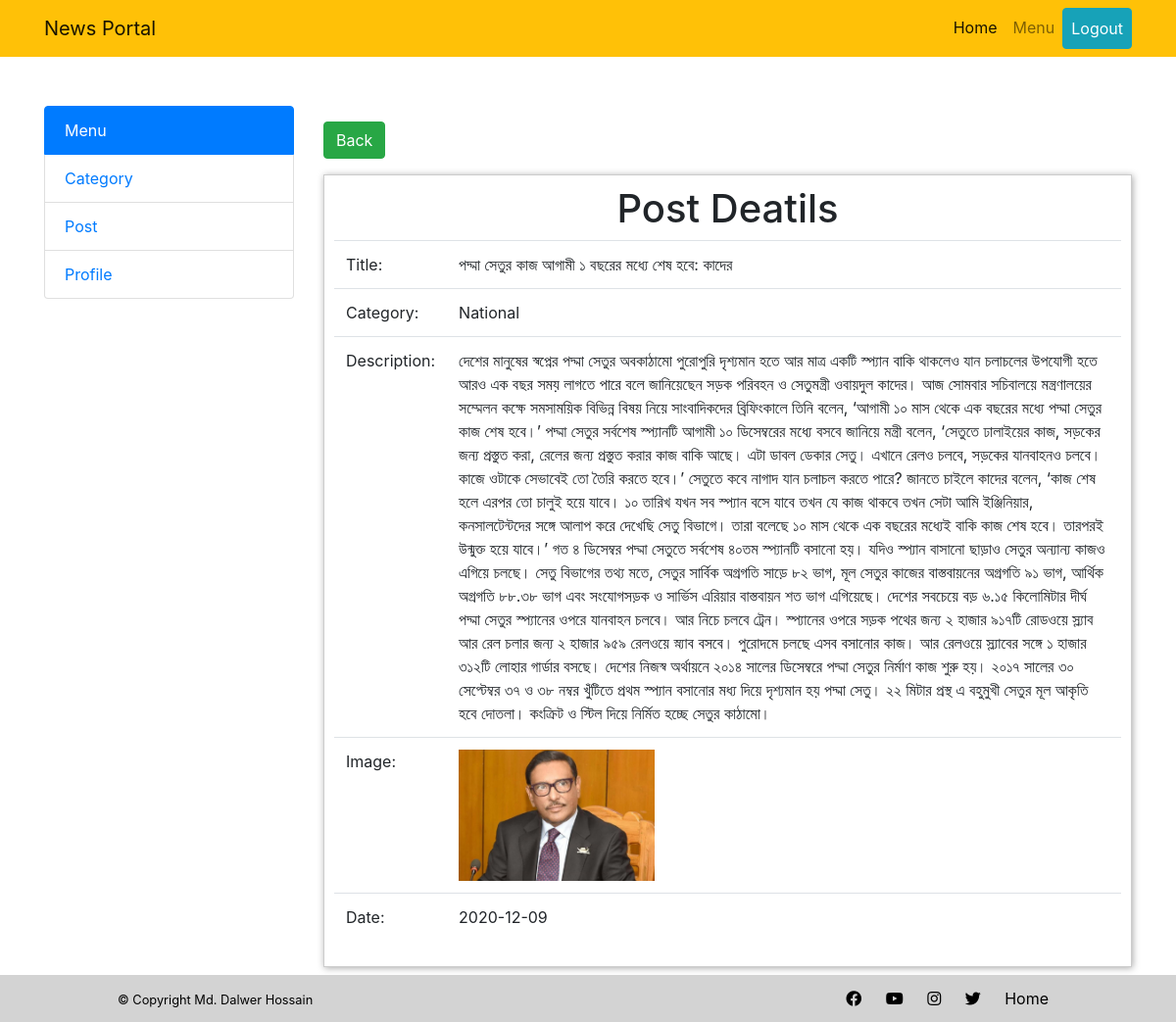
Screenshot of /admin/posts/view.php?id=4 (signed in) with the database file from the repository.
### tables this page shows
CREATE TABLE `posts` (
  `id` int(11) NOT NULL,
  `category_id` int(11) NOT NULL,
  `title` varchar(500) NOT NULL,
  `description` text NOT NULL,
  `image` varchar(250) NOT NULL,
  `date` date NOT NULL
);

CREATE TABLE `categories` (
  `id` int(11) NOT NULL,
  `title` varchar(250) NOT NULL
);

### admin/posts/view.php (the view, shortened to what this page needs)
<?php include('../include/connect.php');
$id=$_GET['id'];
$conn= connectdb();
$sql="SELECT
posts.*,categories.title as categoryTitle
FROM posts
JOIN categories ON posts.category_id=categories.id
WHERE posts.id='$id'";
$result= mysqli_query($conn,$sql);
$data=mysqli_fetch_assoc($result);
?>
<?php include('../include/header.php');?>
<a href="index.php" class="btn btn-success mb-3">Back</a>
<div id="content">
    <h1 class="text-center">Post Deatils</h1>
    <table class="table">
    <tr>
        <td>Title:</td>
        <td><?= $data['title']?></td>
    </tr>
    <tr>
        <td>Category:</td>
        <td><?= $data['categoryTitle']?></td>
    </tr>
    <tr>
        <td>Description:</td>
        <td><?= $data['description']?></td>
    </tr>
    <tr>
        <td>Image:</td>
        <td><img src="../<?= $data['image']?>" width="200" ></td>
    </tr>
    <tr>
        <td>Date:</td>
        <td><?= $data['date']?></td>
    </tr>
    </table>
</div>
<?php include('../include/footer.php');?>
  <footer class="position-sticky mt-2">
            <div class="row">
                <div class="col-lg-6 text-center text-lg-left mb-3 mb-lg-0">
                    <p class="small mb-0 mt-1">&copy; Copyright Md. Dalwer Hossain</p>
                </div>
                <div class="col-lg-6 text-center text-lg-right">
                    <a href="#"><i class="fab fa-facebook"></i></a>
                    <a href="#"><i class="fab fa-youtube"></i></a>
                    <a href="#"><i class="fab fa-instagram"></i></a>
                    <a href="#"><i class="fab fa-twitter"></i></a>
                    <a href="#">Home</a>
                </div>
            </div>
        </footer>

### admin/assets/css/style.css (style rules this page uses)
html { scroll-behavior: smooth; }
#content { padding: 10px; border: 1px solid #ccc; box-shadow: 1px 1px 7px #aaa; }
footer { color: black; padding: 1% 10%; background: lightgray ; }
footer a { color: black; margin: 0 10px; }

### rows the page displays
posts: title "পদ্মা সেতুর কাজ আগামী ১ বছরের মধ্যে শেষ হবে: কাদের", category.title "National", description "দেশের মানুষের স্বপ্নের পদ্মা সেতুর অবকাঠামো পুরোপুরি দৃশ্যমান হতে আর মাত্র একটি স্প্যান বাকি থাকলেও যান চলাচলের উপযোগী হতে আরও এক বছর সময় লাগতে পারে বলে জানিয়েছেন সড়ক পরিবহন ও সেতুমন্ত্রী ওবায়দুল কাদের। আজ সোমবার সচিবালয়ে মন্ত্রণালয়ের সম্মেলন কক্ষে সমসাময়িক বিভিন্ন বিষয় নিয়ে সাংবাদিকদের ব্রিফিংকালে তিনি বলেন, ‘আগামী ১০ মাস থেকে এক বছরের মধ্যে পদ্মা সেতুর কাজ শেষ হবে।’ পদ্মা সেতুর সর্বশেষ স্প্যানটি আগামী ১০ ডিসেম্বরের মধ্যে বসবে জানিয়ে মন্ত্রী বলেন, ‘সেতুতে ঢালাইয়ের কাজ, সড়কের জন্য প্রস্তুত করা, রেলের জন্য প্রস্তুত করার কাজ বাকি আছে। এটা ডাবল ডেকার সেতু। এখানে রেলও চলবে, সড়কের যানবাহনও চলবে। কাজে ওটাকে সেভাবেই তো তৈরি করতে হবে।’ সেতুতে কবে নাগাদ যান চলাচল করতে পারে? জানতে চাইলে কাদের…", image (picture), date "2020-12-09"
